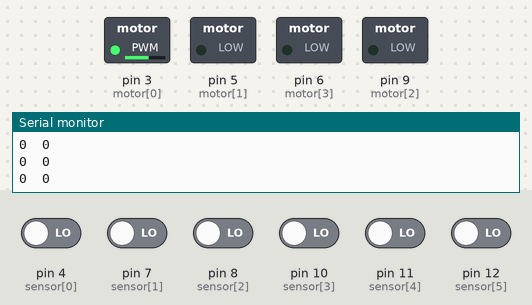
A sketch run on a simulated Arduino Uno, built with avr-gcc and run on an emulated ATmega328P. Shown: switched loads named in the sketch (green lamp = pin HIGH), the last lines printed to the serial monitor. The test bench sets the inputs (shaded band); at power-on: pin 4 (sensor[0]), pin 7 (sensor[1]), pin 8 (sensor[2]), pin 10 (sensor[3]), pin 11 (sensor[4]), pin 12 (sensor[5]) LOW.

Above: at 1.2 s.
1.3 s: pin 4 (sensor[0]) driven HIGH
At 2.5 s:
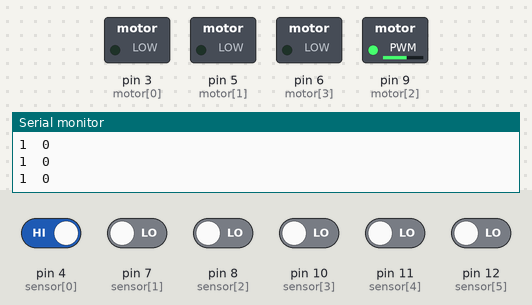
2.8 s: pin 10 (sensor[3]) driven HIGH
At 4.0 s:
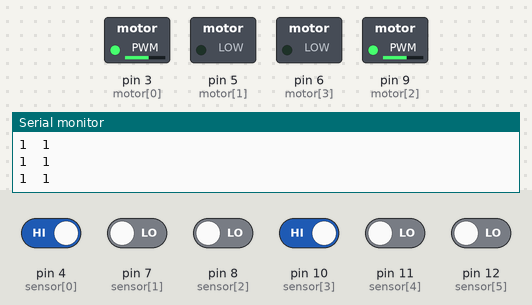
4.3 s: pin 11 (sensor[4]) driven HIGH
At 5.0 s:
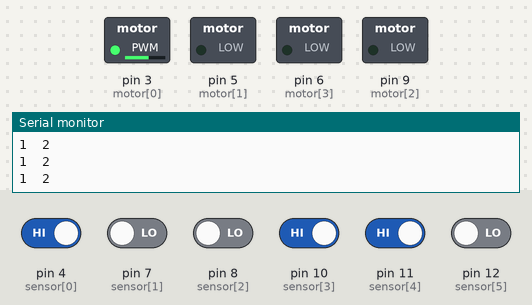
5.8 s: pin 11 (sensor[4]) driven LOW
At 6.2 s:
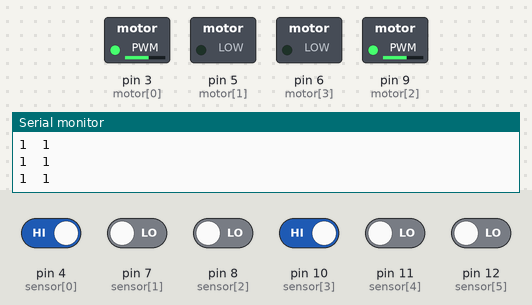
7.3 s: pin 4 (sensor[0]) driven LOW
At 8.5 s:
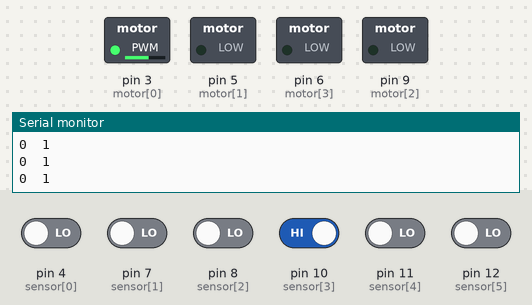
Timing chart, 0 to 9.8 s (numbered marks = the images above; inputs shaded):
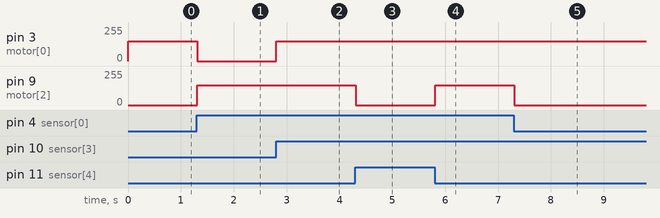

The sketch:

LFR.ino
```cpp
int sensor[]={4,7,8,10,11,12};
int motor[]={3,5,9,6};
int lfa,rfa;
void setup() {
  // put your setup code here, to run once:
  for(int i=0;i<6;i++){
    pinMode(sensor[i],INPUT);
  }
  for(int i=0;i<4;i++){
    pinMode(motor[i],OUTPUT);
  }
  Serial.begin(9600);

}

void loop() {
  // put your main code here, to run repeatedly:

  lfa=digitalRead(sensor[0])+digitalRead(sensor[1])+digitalRead(sensor[2]);
  rfa=digitalRead(sensor[3])+digitalRead(sensor[4])+digitalRead(sensor[5]);
  Serial.print(lfa);
  Serial.print("\t");
  Serial.println(rfa);

  if((rfa==1 && lfa==1)){
    analogWrite(motor[0],150);
    analogWrite(motor[1],0);
    analogWrite(motor[2],150);
    analogWrite(motor[3],0);
  }/*
  if(rfa==lfa){
    analogWrite(motor[0],150);
    analogWrite(motor[1],0);
    analogWrite(motor[2],150);
    analogWrite(motor[3],0);
  }*/
  else if(rfa>lfa){
    analogWrite(motor[0],150);
    analogWrite(motor[1],0);
    analogWrite(motor[2],0);
    analogWrite(motor[3],0);
  }
  else if(rfa<lfa){
    analogWrite(motor[0],0);
    analogWrite(motor[1],0);
    analogWrite(motor[2],150);
    analogWrite(motor[3],0);
  }
  else if(lfa<=1 && rfa>=2){
    analogWrite(motor[0],0);
    analogWrite(motor[1],0);
    analogWrite(motor[2],150);
    analogWrite(motor[3],0);
  }
  else if(lfa==3 && rfa==3){
    analogWrite(motor[0],0);
    analogWrite(motor[1],0);
    analogWrite(motor[2],0);
    analogWrite(motor[3],0);
  }
  else {
    analogWrite(motor[0],150);
    analogWrite(motor[1],0);
    analogWrite(motor[2],0);
    analogWrite(motor[3],0);
  }/*
  else{
    analogWrite(motor[0],150);
    analogWrite(motor[1],0);
    analogWrite(motor[2],150);
    analogWrite(motor[3],0);
  }*/

}
```

Measured:
- after the input at 1.3 s, pin 3 (motor[0]): 150/255 → 0/255 at once; pin 9 (motor[2]): 0/255 → 150/255 at once
- after the input at 2.8 s, pin 3 (motor[0]): 0/255 → 150/255 at once
- after the input at 4.3 s, pin 9 (motor[2]): 150/255 → 0/255 at once
- after the input at 5.8 s, pin 9 (motor[2]): 0/255 → 150/255 at once
- after the input at 7.3 s, pin 9 (motor[2]): 150/255 → 0/255 at once
